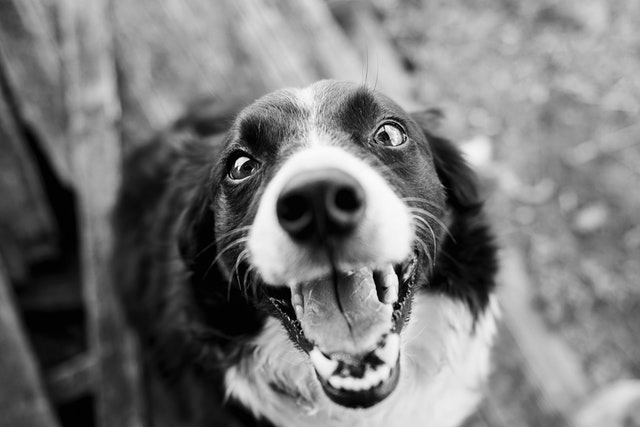
#> input picture SW_lab3/gray.png, 640 x 427 px
$ python main.py
#> lines starting #> are read from the running program, lines starting #| are printed output that depends on the picture
#> in zad_4, gray is the input picture: shape (427, 640); min 0, max 253, mean 120.8
import cv2
import numpy as np
from matplotlib import pyplot as plt
from matplotlib.widgets import Slider
import time
from scipy.signal import convolve2d


# TODO --------------------------------------------- Filtracja obrazów -------------------------------------------------

# [121 lines left out: functions zad_1, zad_2, zad_3, not called in this run]


# TODO -------------------------------------- Zadania do samodzielnej realizacji ---------------------------------------

def zad_4():
    def kuwahara(data, size):
#> called with size = 5
        image = data.astype(np.float32)

        tmpAvgKerRow = np.hstack((np.ones((1, int((size-1)/2+1))), np.zeros((1, int((size-1)/2)))))
        tmpPadder = np.zeros((1, size))
        tmpavgker = np.tile(tmpAvgKerRow, (int((size - 1) / 2 + 1), 1))
        tmpavgker = np.vstack((tmpavgker, np.tile(tmpPadder, (int((size - 1) / 2), 1))))
        tmpavgker = tmpavgker / np.sum(tmpavgker)
        print(tmpavgker)

        avgker = np.empty((4, size, size))
        avgker[0] = tmpavgker
        avgker[1] = np.fliplr(tmpavgker)
        avgker[2] = np.flipud(tmpavgker)
        avgker[3] = np.fliplr(avgker[2])

        squared_img = image ** 2
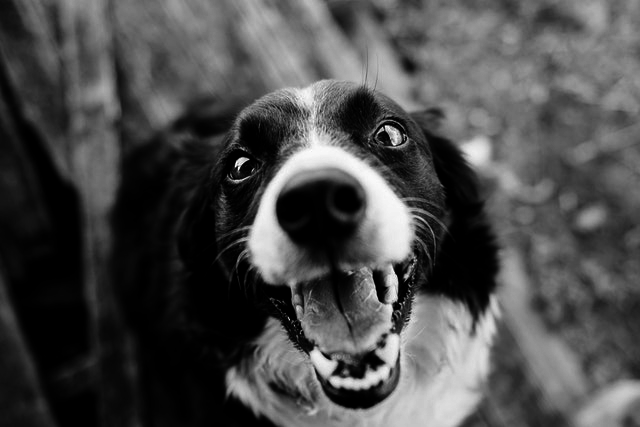
#> squared_img: shape (427, 640) float32; min 0, max 64009, mean 19054.1; drawn with min black and max white

        avgs = np.zeros([4, image.shape[0], image.shape[1]])
        stddevs = avgs.copy()

        for k in range(4):
            avgs[k] = convolve2d(image, avgker[k], mode='same')             # mean on subwindow
            stddevs[k] = convolve2d(squared_img, avgker[k], mode='same')     # mean of squares on subwindow
            stddevs[k] = stddevs[k] - avgs[k] ** 2                          # variance on subwindow

        filtered = np.zeros(image.shape)
        indices = np.argmin(stddevs, axis=0)
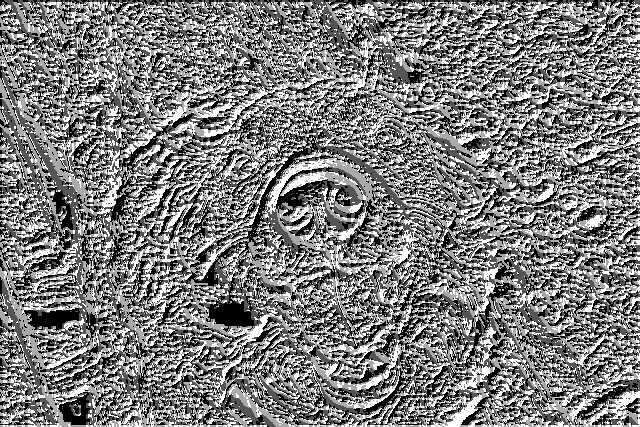
#> indices: shape (427, 640) int64; min 0, max 3, mean 1.48; drawn with min black and max white

        for row in range(image.shape[0]):
            for col in range(image.shape[1]):
                filtered[row, col] = avgs[indices[row, col], row, col]
        return filtered.astype(np.uint8)

    gray = cv2.imread('gray.png', cv2.IMREAD_GRAYSCALE)
    result = kuwahara(gray, 5)
    cv2.imshow('Kuwahara', result)
    cv2.waitKey(0)
    cv2.destroyAllWindows()


if __name__ == '__main__':
    zad_4()
